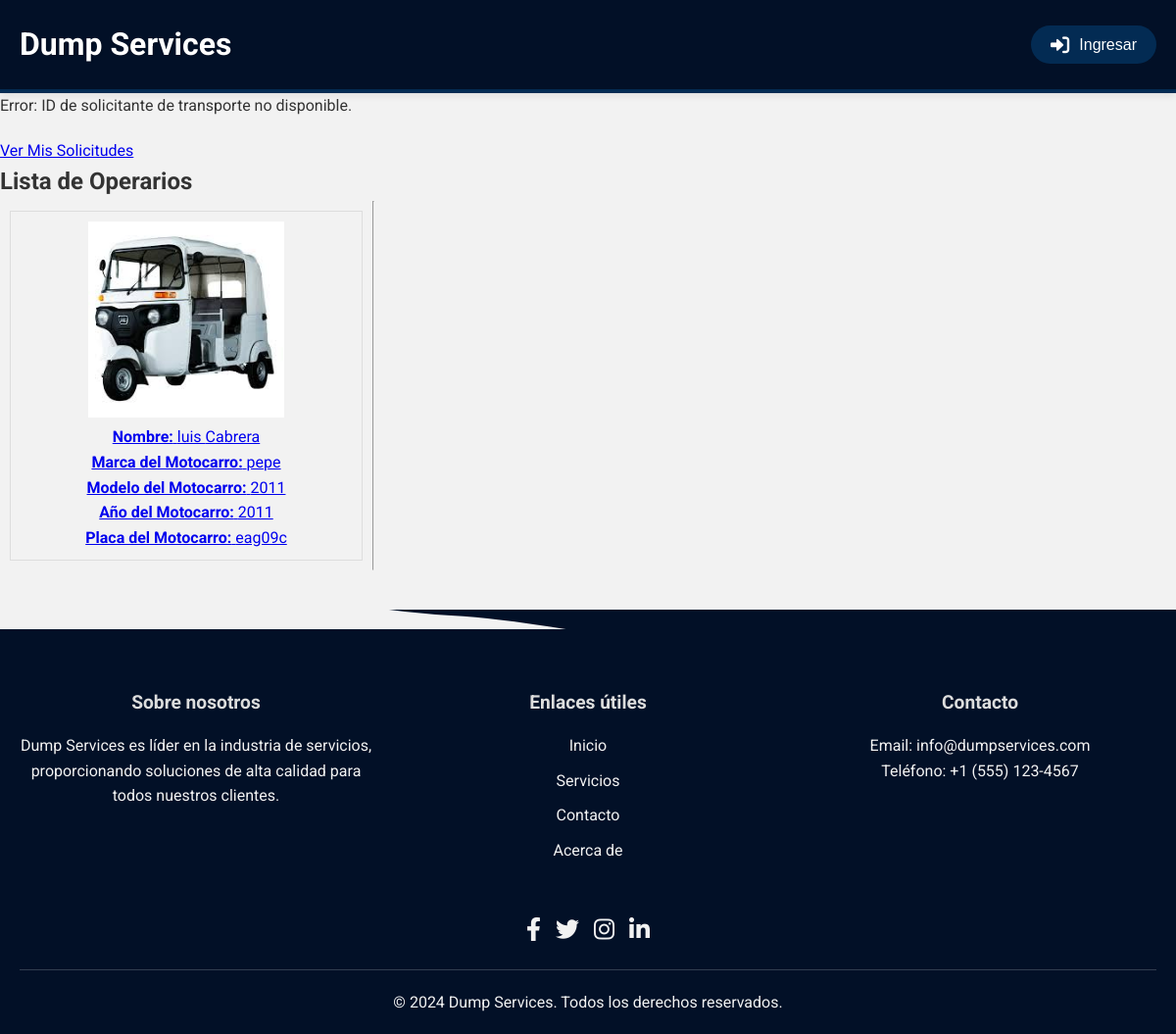
/solicitante.php, run on the app's committed database.
### tables this page shows
CREATE TABLE `operarios` (
  `id_operario` int(11) NOT NULL,
  `id_usuario` int(11) DEFAULT NULL,
  `marca_motocarro` varchar(100) DEFAULT NULL,
  `modelo_motocarro` varchar(100) DEFAULT NULL,
  `año_motocarro` int(11) DEFAULT NULL,
  `placa_motocarro` varchar(20) DEFAULT NULL,
  `foto_motocarro` varchar(255) DEFAULT NULL,
  `foto_2` varchar(255) DEFAULT NULL,
  `foto_3` varchar(255) DEFAULT NULL,
  `foto_4` varchar(255) DEFAULT NULL,
  `foto_5` varchar(255) DEFAULT NULL,
  `foto_6` varchar(255) DEFAULT NULL,
  `foto_7` varchar(255) DEFAULT NULL,
  `foto_8` varchar(255) DEFAULT NULL,
  `foto_9` varchar(255) DEFAULT NULL,
  `foto_10` varchar(255) DEFAULT NULL,
  `direccion_domicilio` varchar(255) DEFAULT NULL,
  `certificado_antecedentes_judiciales` varchar(255) DEFAULT NULL,
  `certificado_seguridad_social` varchar(255) DEFAULT NULL,
  `licencia_conduccion` varchar(50) DEFAULT NULL,
  `seguro_vehiculo` varchar(255) DEFAULT NULL,
  `calificacion` int(11) DEFAULT NULL,
  `otros_detalles` text DEFAULT NULL
);

CREATE TABLE `usuarios` (
  `id` int(11) NOT NULL,
  `nombre` varchar(50) NOT NULL,
  `apellidos` varchar(50) NOT NULL,
  `fecha_nacimiento` date NOT NULL,
  `tipo_documento` enum('cc','ce') NOT NULL,
  `numero_documento` varchar(20) NOT NULL,
  `correo` varchar(100) NOT NULL,
  `rol` enum('administrador','operador_logistico','solicitante_transporte') NOT NULL,
  `contrasena` varchar(255) NOT NULL,
  `telefono` varchar(20) DEFAULT NULL
);

### solicitante.php (the view, shortened to what this page needs)
<?php
include 'conexion.php';
include 'header.php';
echo "<a href='solicitud.php' class='solicitud-button'>Ver Mis Solicitudes</a>";
$sql_operarios = "SELECT
    usuarios.nombre,
    usuarios.apellidos,
    operarios.id_operario,
    operarios.marca_motocarro,
    operarios.modelo_motocarro,
    operarios.año_motocarro,
    operarios.placa_motocarro,
    operarios.foto_motocarro
FROM operarios
JOIN usuarios ON operarios.id_usuario = usuarios.id";
$resultado_operarios = mysqli_query($conn, $sql_operarios);
if ($resultado_operarios) {
    if (mysqli_num_rows($resultado_operarios) > 0) {
        echo "<h2>Lista de Operarios</h2>";
        echo "<div class='operarios-list'>";
        while ($operario = mysqli_fetch_assoc($resultado_operarios)) {
            echo "<div class='operario'>";
            echo "<a href='solicitar_operario.php?id_operario=" . $operario['id_operario'] . "'>";
            echo "<img src='" . $operario['foto_motocarro'] . "' alt='Foto del Motocarro' style='width:200px;height:200px;'><br>";
            echo "<p><strong>Nombre:</strong> " . $operario['nombre'] . " " . $operario['apellidos'] . "</p>";
            echo "<p><strong>Marca del Motocarro:</strong> " . $operario['marca_motocarro'] . "</p>";
            echo "<p><strong>Modelo del Motocarro:</strong> " . $operario['modelo_motocarro'] . "</p>";
            echo "<p><strong>Año del Motocarro:</strong> " . $operario['año_motocarro'] . "</p>";
            echo "<p><strong>Placa del Motocarro:</strong> " . $operario['placa_motocarro'] . "</p>";
            echo "</a>";
            echo "</div><hr>";
        }
        echo "</div>";
    } else {
        echo "No se encontraron operarios.";
    }
} else {
    echo "Error al obtener la lista de operarios: " . mysqli_error($conn);
}
?>
<!DOCTYPE html>
<html lang="es">
<head>
</head>
<body>
</body>
</html>
</html>
<?php
    include 'footer.php';
?>

### header.php (style rules this page uses)
:root { --primary-color: #032b53; --secondary-color: #064575; --background-color: #f2f2f2; --header-background: #021027; --header-shadow: rgba(0, 0, 0, 0.1); --header-border: #032b53; --text-color: #333; --button-border-radius: 50px; --transition-speed: 0.3s; }
* { margin: 0; padding: 0; box-sizing: border-box; }
body { font-family: 'Segoe UI', Tahoma, Geneva, Verdana, sans-serif; background-color: var(--background-color); color: var(--text-color); }

### solicitante.php (style rules this page uses)
.operarios-list { display: flex; flex-wrap: wrap; }
.operario { border: 1px solid #ddd; padding: 10px; margin: 10px; width: calc(33.333% - 40px); box-sizing: border-box; text-align: center; }
.operario img { max-width: 100%; height: auto; }
.solicitud-button { margin-top: 20px; display: block; }

### footer.php (style rules this page uses)
:root { --primary-color: #032b53; --secondary-color: #064575; --background-color: #f2f2f2; --footer-background: #021027; --footer-text-color: #f2f2f2; --footer-link-hover-color: #ddd; --transition-speed: 0.3s; --font-family: 'Roboto', sans-serif; }
* { margin: 0; padding: 0; box-sizing: border-box; }
body { font-family: var(--font-family); background-color: var(--background-color); color: var(--text-color); line-height: 1.6; }

### data on the page
operarios: foto_motocarro (picture), id_usuario.nombre "luis", id_usuario.apellidos "Cabrera", marca_motocarro "pepe", modelo_motocarro "2011", año_motocarro "2011", placa_motocarro "eag09c"
